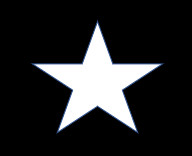
#> input picture lesson11/class_work/template.jpg, 192 x 156 px
$ jupyter execute class_work.ipynb
#> lines starting #> are read from the running program, lines starting #| are printed output that depends on the picture; after the words box and inside, x2 and y2 are one past the last pixel; in counts of white or black regions, pixels touching at a corner belong together
[cell 1]
import cv2


def get_contours_with_filter(image_path):
    """
    讀取影像，進行二值化並篩選出面積最大的輪廓。
    """
#> called with image_path = 'template.jpg'
    src = cv2.imread(image_path)
#> src is the input picture: shape (156, 192, 3); mean B, G, R 40.4, 39.4, 38.9
    if src is None:
        print(f"錯誤：無法讀取影像，請確認檔案路徑: {image_path}")
        return None, []

    src_gray = cv2.cvtColor(src, cv2.COLOR_BGR2GRAY)
    _, dst_binary = cv2.threshold(src_gray, 127, 255, cv2.THRESH_BINARY + cv2.THRESH_OTSU)
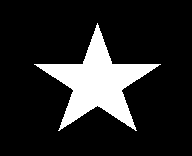
#> dst_binary: shape (156, 192); 15.3% white; 1 white region

    # 找到所有輪廓
    contours, _ = cv2.findContours(dst_binary, cv2.RETR_LIST, cv2.CHAIN_APPROX_SIMPLE)
#> contours = 1 contour; box (x1, y1, x2, y2) and area: (34, 23, 161, 131) 4362

    if not contours:
        print(f"在 {image_path} 中沒有找到任何輪廓。")
        return src, []

    # 找到面積最大的輪廓
    max_area_contour = max(contours, key=cv2.contourArea)
#> max_area_contour = contour of 230 points, box (x1, y1, x2, y2) (34, 23, 161, 131), area 4362

    # 這裡只回傳面積最大的輪廓，作為比對的唯一參考
    return src, [max_area_contour]


# 載入並處理模板影像
template_path = "template.jpg"
template_img, template_contours = get_contours_with_filter(template_path)
#> template_contours has the same summary as contours in get_contours_with_filter

# 載入並處理待比對影像
exercise_path = "exercise2.jpg"
exercise_img, exercise_contours = get_contours_with_filter(exercise_path)
#> call 2 of get_contours_with_filter, with image_path = 'exercise2.jpg'
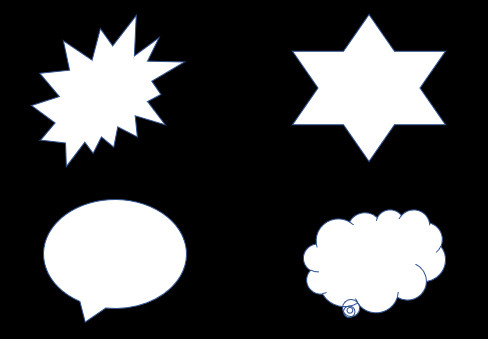
#> input picture lesson11/class_work/exercise2.jpg, 488 x 339 px
#> in get_contours_with_filter, src is the input picture: shape (339, 488, 3); mean B, G, R 69.3, 68.5, 68
#> in get_contours_with_filter (call 2), `src_gray = cv2.cvtColor(src, cv2.COLOR_BGR2GRAY)`:
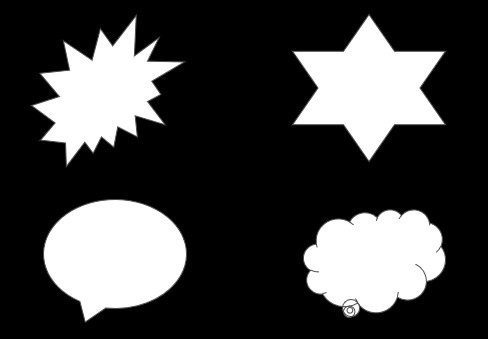
#> src_gray: shape (339, 488); min 0, max 255, mean 68.4
#> in get_contours_with_filter (call 2), `_, dst_binary = cv2.threshold(src_gray, 127, 255, cv2.THRESH_BINARY + ..`:
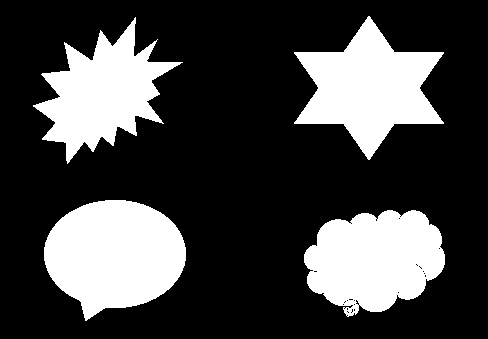
#> dst_binary: shape (339, 488); 26.6% white; 4 white regions
#> in get_contours_with_filter (call 2), `contours, _ = cv2.findContours(dst_binary, cv2.RETR_LIST, cv2.CHAIN_AP..`: contours = 35 contours, 31 with area under 20; largest, box (x1, y1, x2, y2) and area: (44, 200, 186, 321) 12127, (304, 210, 445, 317) 10749, (294, 16, 444, 160) 10729, (33, 17, 183, 164) 9484
#> in get_contours_with_filter (call 2), `max_area_contour = max(contours, key=cv2.contourArea)`: max_area_contour = contour of 191 points, box (x1, y1, x2, y2) (44, 200, 186, 321), area 12127
#> exercise_contours = 1 contour; box (x1, y1, x2, y2) and area: (44, 200, 186, 321) 12127


if template_img is None or exercise_img is None:
    # 處理影像載入失敗的情況
    exit()

# 如果模板沒有輪廓，直接結束
if not template_contours:
    print("模板影像沒有找到有效的輪廓。")
    cv2.waitKey(0)
    cv2.destroyAllWindows()
    exit()

# 使用模板中面積最大的輪廓作為比對基準
template_contour = template_contours[0]
#> template_contour = contour of 230 points, box (x1, y1, x2, y2) (34, 23, 161, 131), area 4362

# 在待比對影像上標示所有找到的輪廓編號
font = cv2.FONT_HERSHEY_SIMPLEX
n = len(exercise_contours)
#> n = 1
for i in range(n):
    # 獲取輪廓的質心或第一個點來標註文字
    if len(exercise_contours[i]) > 0:
        cv2.putText(exercise_img, str(i), exercise_contours[i][0][0], font, 1, (0, 0, 255), 2)
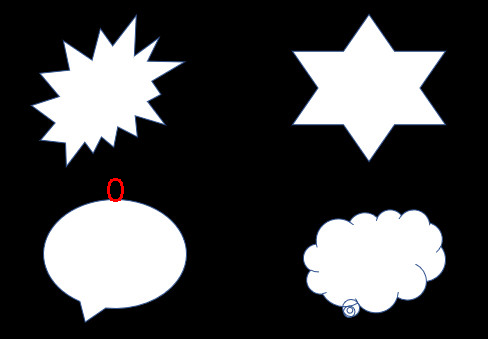
#> exercise_img: shape (339, 488, 3); 0.1% of pixels changed, all inside (x1, y1, x2, y2) = (107, 178, 124, 202)


# --------------------- 輪廓匹配 ---------------------
# 設定相似度閾值，值越小代表越相似
match_threshold = 0.3
matched_count = 0

print("正在進行輪廓比對...")
for i in range(n):
    match = cv2.matchShapes(template_contour, exercise_contours[i], 1, 0.0)
    print(f"輪廓 {i} 相比對結果為 = {match:.4f}")

    if match < match_threshold:
        # 繪製符合條件的輪廓，使用綠色填充
        cv2.drawContours(exercise_img, exercise_contours, i, (0, 255, 0), -1)
        matched_count += 1
        print(f"✅ 輪廓 {i} 符合圖樣！")
#> this loop made 1 pass
#> match on pass 1: 0.278
#> (printed output is left out)
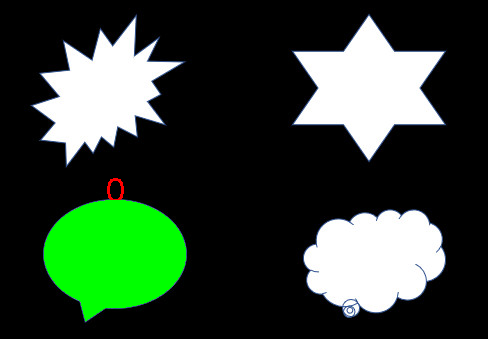
#> exercise_img: shape (339, 488, 3); 7.44% of pixels changed, all inside (x1, y1, x2, y2) = (44, 200, 186, 321)
#> after the loop, matched_count = 1

if matched_count == 0:
    print("\n沒有找到符合圖樣的輪廓。")
else:
    print(f"\n找到 {matched_count} 個符合圖樣的輪廓。")
#| 找到 1 個符合圖樣的輪廓。


# 顯示結果
cv2.imshow("Template", template_img)
cv2.imshow("Result", exercise_img)
cv2.waitKey(0)
cv2.destroyAllWindows()

[cell 2]
import cv2
import numpy as np

def get_contours_from_image(image_path):
    """
    讀取影像，進行二值化並找出所有輪廓。
    """
#> called with image_path = 'template.jpg'
    src = cv2.imread(image_path)
    if src is None:
        print(f"錯誤：無法讀取影像，請確認檔案路徑: {image_path}")
        return None, []

    src_gray = cv2.cvtColor(src, cv2.COLOR_BGR2GRAY)
    _, dst_binary = cv2.threshold(src_gray, 127, 255, cv2.THRESH_BINARY + cv2.THRESH_OTSU)

    # 找到所有輪廓
    contours, _ = cv2.findContours(dst_binary, cv2.RETR_LIST, cv2.CHAIN_APPROX_SIMPLE)
#> contours = 1 contour; box (x1, y1, x2, y2) and area: (34, 23, 161, 131) 4362

    if not contours:
        print(f"在 {image_path} 中沒有找到任何輪廓。")
        return src, []

    return src, contours

# 載入並處理模板影像
template_path = "template.jpg"
template_img, template_contours = get_contours_from_image(template_path)

# 載入並處理待比對影像
exercise_path = "exercise2.jpg"
exercise_img, exercise_contours = get_contours_from_image(exercise_path)
#> in get_contours_from_image (call 2), `contours, _ = cv2.findContours(dst_binary, cv2.RETR_LIST, cv2.CHAIN_AP..`: contours = 35 contours, 31 with area under 20; largest, box (x1, y1, x2, y2) and area: (44, 200, 186, 321) 12127, (304, 210, 445, 317) 10749, (294, 16, 444, 160) 10729, (33, 17, 183, 164) 9484
#> exercise_contours has the same summary as contours in get_contours_from_image


if template_img is None or exercise_img is None:
    # 處理影像載入失敗的情況
    cv2.waitKey(0)
    cv2.destroyAllWindows()
    exit()

# 如果模板或待比對影像沒有輪廓，則結束程式
if not template_contours or not exercise_contours:
    print("至少有一張影像沒有找到有效的輪廓。")
    cv2.imshow("Template", template_img)
    cv2.imshow("Exercise", exercise_img)
    cv2.waitKey(0)
    cv2.destroyAllWindows()
    exit()

# 使用模板中面積最大的輪廓作為比對基準
template_contour = max(template_contours, key=cv2.contourArea)


# 在待比對影像上標示所有找到的輪廓編號
font = cv2.FONT_HERSHEY_SIMPLEX
#> font = 0
n = len(exercise_contours)
#> n = 35
for i in range(n):
    if len(exercise_contours[i]) > 0:
        x, y, w, h = cv2.boundingRect(exercise_contours[i])
        cv2.putText(exercise_img, str(i), (x, y - 10), font, 0.8, (0, 0, 255), 2)
#> this loop made 35 passes
#> (x, y, w, h) on passes 1 to 8: (346, 314, 3, 3), (350, 311, 3, 3), (347, 311, 3, 3), (346, 310, 3, 3), (353, 308, 3, 4), (351, 308, 3, 5), (346, 307, 3, 4), (343, 307, 3, 3)
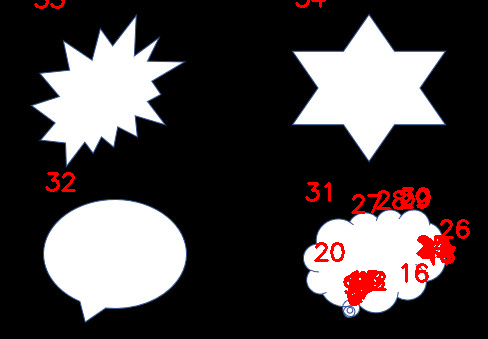
#> exercise_img: shape (339, 488, 3); 2.51% of pixels changed, all inside (x1, y1, x2, y2) = (34, 0, 470, 306)


# --------------------- 輪廓匹配 ---------------------
# 設定相似度閾值，值越小代表越相似
match_threshold = 0.3
matched_count = 0
result_img = exercise_img.copy()

print("正在進行輪廓比對...")
for i in range(n):
    # 確保輪廓有足夠的點進行比對
    if len(exercise_contours[i]) < 5:
        continue

    match = cv2.matchShapes(template_contour, exercise_contours[i], 1, 0.0)
    print(f"輪廓 {i} 相比對結果為 = {match:.4f}")

    if match < match_threshold:
        # 繪製符合條件的輪廓，使用綠色線條
        cv2.drawContours(result_img, exercise_contours, i, (0, 255, 0), 2)
        matched_count += 1
        print(f"✅ 輪廓 {i} 符合圖樣！")
#> this loop made 35 passes
#> match on passes 5, 6, 7, 13, 16, 18, 21, 29: 0.277, 0.318, 0.277, 0.261, 0.295, 0.277, 0.318, 0.277
#> (printed output is left out)
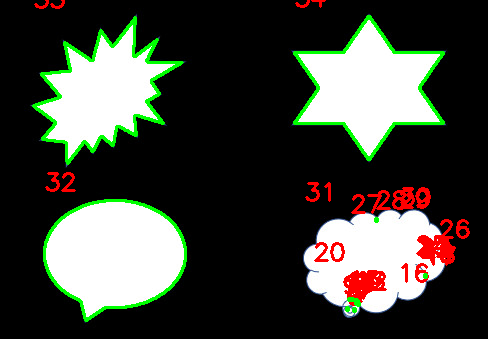
#> result_img: shape (339, 488, 3); 3.53% of pixels changed, all inside (x1, y1, x2, y2) = (32, 15, 445, 322)
#> after the loop, matched_count = 9


print(f"\n找到 {matched_count} 個符合圖樣的輪廓。")
#| 找到 9 個符合圖樣的輪廓。


# 顯示結果
cv2.imshow("Template", template_img)
cv2.imshow("Result", result_img)
cv2.waitKey(0)
cv2.destroyAllWindows()

[cell 3]
import cv2
import numpy as np

def get_contours_from_image(image_path):
    """
    讀取影像，進行二值化並找出所有輪廓。
    """
#> called with image_path = 'template.jpg'
    src = cv2.imread(image_path)
    if src is None:
        print(f"錯誤：無法讀取影像，請確認檔案路徑: {image_path}")
        return None, []

    src_gray = cv2.cvtColor(src, cv2.COLOR_BGR2GRAY)
    _, dst_binary = cv2.threshold(src_gray, 127, 255, cv2.THRESH_BINARY + cv2.THRESH_OTSU)

    # 找到所有輪廓
    contours, _ = cv2.findContours(dst_binary, cv2.RETR_LIST, cv2.CHAIN_APPROX_SIMPLE)
#> contours = 1 contour; box (x1, y1, x2, y2) and area: (34, 23, 161, 131) 4362

    if not contours:
        print(f"在 {image_path} 中沒有找到任何輪廓。")
        return src, []

    return src, contours

# 載入並處理模板影像
template_path = "template.jpg"
template_img, template_contours = get_contours_from_image(template_path)

# 載入並處理待比對影像
exercise_path = "exercise2.jpg"
exercise_img, exercise_contours = get_contours_from_image(exercise_path)
#> in get_contours_from_image (call 2), `contours, _ = cv2.findContours(dst_binary, cv2.RETR_LIST, cv2.CHAIN_AP..`: contours = 35 contours, 31 with area under 20; largest, box (x1, y1, x2, y2) and area: (44, 200, 186, 321) 12127, (304, 210, 445, 317) 10749, (294, 16, 444, 160) 10729, (33, 17, 183, 164) 9484


if template_img is None or exercise_img is None:
    cv2.waitKey(0)
    cv2.destroyAllWindows()
    exit()

if not template_contours or not exercise_contours:
    print("至少有一張影像沒有找到有效的輪廓。")
    cv2.imshow("Template", template_img)
    cv2.imshow("Exercise", exercise_img)
    cv2.waitKey(0)
    cv2.destroyAllWindows()
    exit()


# 使用模板中面積最大的輪廓作為比對基準
template_contour = max(template_contours, key=cv2.contourArea)
template_area = cv2.contourArea(template_contour)
#> template_area = 4362


# 在待比對影像上標示所有找到的輪廓編號
font = cv2.FONT_HERSHEY_SIMPLEX
n = len(exercise_contours)
for i in range(n):
    if len(exercise_contours[i]) > 0:
        x, y, w, h = cv2.boundingRect(exercise_contours[i])
        cv2.putText(exercise_img, str(i), (x, y - 10), font, 0.8, (0, 0, 255), 2)


# --------------------- 整合面積與形狀比對 ---------------------
# 設定相似度閾值，值越小代表越相似
match_threshold = 0.3
# 設定面積差異閾值（百分比），例如 0.5 代表允許面積差異在 50% 以內
area_threshold_factor = 0.5

matched_count = 0
result_img = exercise_img.copy()

print("正在進行輪廓比對...")
for i in range(n):
    # 確保輪廓有足夠的點進行比對
    if len(exercise_contours[i]) < 5:
        continue

    current_contour = exercise_contours[i]
    current_area = cv2.contourArea(current_contour)

    # 1. 進行面積篩選：檢查當前輪廓的面積是否在可接受的範圍內
    # 這裡使用面積差異的絕對值來判斷
    area_diff = abs(current_area - template_area) / template_area

    # 2. 進行形狀比對：如果面積符合，才進行 shape 比對
    if area_diff < area_threshold_factor:
        match = cv2.matchShapes(template_contour, current_contour, 1, 0.0)
        print(f"輪廓 {i} 相比對結果為 = {match:.4f} (面積差異: {area_diff:.2f})")

        if match < match_threshold:
            # 繪製符合條件的輪廓，使用綠色線條
            cv2.drawContours(result_img, exercise_contours, i, (0, 255, 0), 2)
            matched_count += 1
            print(f"✅ 輪廓 {i} 符合圖樣！")
    else:
        print(f"輪廓 {i} 面積差異過大 (面積差異: {area_diff:.2f})，跳過比對。")
#> this loop made 35 passes
#> (current_area, area_diff) on passes 5, 6, 7, 13, 16, 18, 21, 29: (4, 0.999), (6, 0.999), (4, 0.999), (13.5, 0.997), (8, 0.998), (4, 0.999), (6, 0.999), (4, 0.999)
#> (printed output is left out)
#> after the loop, matched_count = 0


print(f"\n找到 {matched_count} 個符合圖樣的輪廓。")
#| 找到 0 個符合圖樣的輪廓。


# 顯示結果
cv2.imshow("Template", template_img)
cv2.imshow("Result", result_img)
cv2.waitKey(0)
cv2.destroyAllWindows()

[cell 4]
import cv2
import numpy as np


def get_contours_from_image(image_path):
    """
    讀取影像，進行二值化並找出所有輪廓。
    """
#> called with image_path = 'template.jpg'
    src = cv2.imread(image_path)
    if src is None:
        print(f"錯誤：無法讀取影像，請確認檔案路徑: {image_path}")
        return None, []

    src_gray = cv2.cvtColor(src, cv2.COLOR_BGR2GRAY)
    _, dst_binary = cv2.threshold(src_gray, 127, 255, cv2.THRESH_BINARY + cv2.THRESH_OTSU)

    # 這裡的 cv2.RETR_TREE 會回傳所有輪廓及其層次關係
    contours, hierarchy = cv2.findContours(dst_binary, cv2.RETR_TREE, cv2.CHAIN_APPROX_SIMPLE)
#> contours = 1 contour; box (x1, y1, x2, y2) and area: (34, 23, 161, 131) 4362

    if not contours:
        print(f"在 {image_path} 中沒有找到任何輪廓。")
        return src, [], None

    return src, contours, hierarchy[0]  # hierarchy 是三維陣列，我們只需要第一個維度


def get_top_level_contours(contours, hierarchy, min_area_threshold=1000):
    """
    篩選出頂層（沒有父輪廓）且面積大於閾值的輪廓。
    """
    top_level_contours = []

    for i, contour in enumerate(contours):
        # 檢查輪廓是否有父輪廓 (hierarchy[i][3] == -1 表示沒有父輪廓)
        if hierarchy[i][3] == -1:
            area = cv2.contourArea(contour)
            # 檢查面積是否大於閾值
            if area > min_area_threshold:
                top_level_contours.append(contour)

    return top_level_contours


# --------------------------------------------------------
# 載入並處理模板影像
template_path = "template.jpg"
template_img, all_template_contours, template_hierarchy = get_contours_from_image(template_path)
#> all_template_contours has the same summary as contours in get_contours_from_image; template_hierarchy = [[-1, -1, -1, -1]]

# 篩選出模板的主要輪廓
template_main_contours = get_top_level_contours(all_template_contours, template_hierarchy)
#> the loop in get_top_level_contours, `for i, contour in enumerate(contours):` made 1 pass
#> area on pass 1: 4362
#> after the loop in get_top_level_contours, `for i, contour in enumerate(contours):`: top_level_contours has the same summary as contours in get_contours_from_image
#> template_main_contours has the same summary as contours in get_contours_from_image


# 載入並處理待比對影像
exercise_path = "exercise2.jpg"
exercise_img, all_exercise_contours, exercise_hierarchy = get_contours_from_image(exercise_path)
#> in get_contours_from_image (call 2), `contours, hierarchy = cv2.findContours(dst_binary, cv2.RETR_TREE, cv2...`: contours = 35 contours, 31 with area under 20; largest, box (x1, y1, x2, y2) and area: (44, 200, 186, 321) 12127, (304, 210, 445, 317) 10749, (294, 16, 444, 160) 10729, (33, 17, 183, 164) 9484
#> all_exercise_contours has the same summary as contours in get_contours_from_image; exercise_hierarchy = 35 rows, first 6: [32, -1, 1, -1], [2, -1, -1, 0], [3, 1, -1, 0], [4, 2, -1, 0], [5, 3, -1, 0], [6, 4, -1, 0]

# 篩選出待比對影像中所有主要輪廓
exercise_main_contours = get_top_level_contours(all_exercise_contours, exercise_hierarchy)
#> the loop in get_top_level_contours (call 2), `for i, contour in enumerate(contours):` made 35 passes
#> area on passes 1, 33, 34, 35: 10749, 12127, 9484, 10729
#> after the loop in get_top_level_contours (call 2), `for i, contour in enumerate(contours):`: top_level_contours = 4 contours; box (x1, y1, x2, y2) and area: (44, 200, 186, 321) 12127, (304, 210, 445, 317) 10749, (294, 16, 444, 160) 10729, (33, 17, 183, 164) 9484
#> exercise_main_contours has the same summary as top_level_contours in get_top_level_contours


if template_img is None or exercise_img is None:
    cv2.waitKey(0)
    cv2.destroyAllWindows()
    exit()


# 確保模板有主要輪廓可以比對
if not template_main_contours:
    print("模板影像沒有找到有效的頂層輪廓。")
    cv2.imshow("Template", template_img)
    cv2.imshow("Exercise", exercise_img)
    cv2.waitKey(0)
    cv2.destroyAllWindows()
    exit()

# 使用模板中面積最大的頂層輪廓作為比對基準
template_contour = max(template_main_contours, key=cv2.contourArea)


# --------------------- 輪廓比對 ---------------------
# 設定形狀相似度閾值，值越小代表越相似
match_threshold = 0.3
matched_count = 0
result_img = exercise_img.copy()

print("正在進行輪廓比對...")
for i, contour in enumerate(exercise_main_contours):
    # 確保輪廓有足夠的點進行比對
    if len(contour) < 5:
        continue

    match = cv2.matchShapes(template_contour, contour, 1, 0.0)
    print(f"頂層輪廓 {i} 相比對結果為 = {match:.4f}")

    if match < match_threshold:
        # 繪製符合條件的輪廓，使用綠色線條
        cv2.drawContours(result_img, exercise_main_contours, i, (0, 255, 0), 2)
        matched_count += 1
        print(f"✅ 輪廓 {i} 符合圖樣！")
#> this loop made 4 passes
#> match on passes 1 to 4: 0.303, 0.278, 0.259, 0.194
#> (printed output is left out)
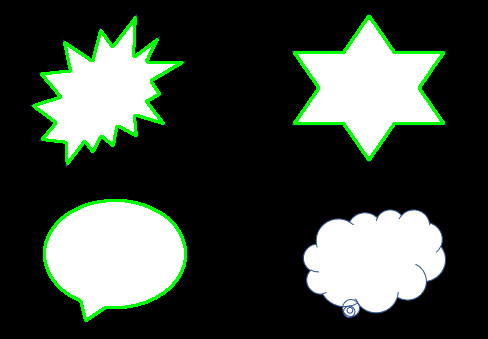
#> result_img: shape (339, 488, 3); 3.42% of pixels changed, all inside (x1, y1, x2, y2) = (32, 15, 445, 322)
#> after the loop, matched_count = 3


print(f"\n找到 {matched_count} 個符合圖樣的輪廓。")
#| 找到 3 個符合圖樣的輪廓。


# 顯示結果
cv2.imshow("Template", template_img)
cv2.imshow("Result", result_img)
cv2.waitKey(0)
cv2.destroyAllWindows()

[cell 5]
import cv2
import numpy as np


def get_contours_from_image(image_path):
    """
    讀取影像，進行二值化並找出所有輪廓。
    """
#> called with image_path = 'template.jpg'
    src = cv2.imread(image_path)
    if src is None:
        print(f"錯誤：無法讀取影像，請確認檔案路徑: {image_path}")
        return None, []

    src_gray = cv2.cvtColor(src, cv2.COLOR_BGR2GRAY)
    _, dst_binary = cv2.threshold(src_gray, 127, 255, cv2.THRESH_BINARY + cv2.THRESH_OTSU)

    contours, hierarchy = cv2.findContours(dst_binary, cv2.RETR_TREE, cv2.CHAIN_APPROX_SIMPLE)
#> contours = 1 contour; box (x1, y1, x2, y2) and area: (34, 23, 161, 131) 4362

    if not contours:
        print(f"在 {image_path} 中沒有找到任何輪廓。")
        return src, [], None

    return src, contours, hierarchy[0]


def get_filtered_contours(contours, hierarchy, min_area_threshold=1000):
    """
    篩選出頂層（沒有父輪廓）且面積大於閾值的輪廓。
    """
#> called with hierarchy = array of shape (1, 4), min_area_threshold = 1000
    filtered_contours = []

    for i, contour in enumerate(contours):
        if hierarchy[i][3] == -1:  # 檢查是否為頂層輪廓
            area = cv2.contourArea(contour)
            if area > min_area_threshold:
                filtered_contours.append(contour)
#> this loop made 1 pass
#> after the loop, filtered_contours has the same summary as contours in get_contours_from_image

    return filtered_contours


# 載入並處理模板影像
template_path = "template.jpg"
template_img, template_contours, template_hierarchy = get_contours_from_image(template_path)
template_main_contours = get_filtered_contours(template_contours, template_hierarchy)


# 載入並處理待比對影像
exercise_path = "exercise2.jpg"
exercise_img, exercise_contours, exercise_hierarchy = get_contours_from_image(exercise_path)
#> in get_contours_from_image (call 2), `contours, hierarchy = cv2.findContours(dst_binary, cv2.RETR_TREE, cv2...`: contours = 35 contours, 31 with area under 20; largest, box (x1, y1, x2, y2) and area: (44, 200, 186, 321) 12127, (304, 210, 445, 317) 10749, (294, 16, 444, 160) 10729, (33, 17, 183, 164) 9484
exercise_main_contours = get_filtered_contours(exercise_contours, exercise_hierarchy)
#> the loop in get_filtered_contours (call 2), `for i, contour in enumerate(contours):` made 35 passes
#> after the loop in get_filtered_contours (call 2), `for i, contour in enumerate(contours):`: filtered_contours has the same summary as top_level_contours in get_top_level_contours


if template_img is None or exercise_img is None:
    cv2.waitKey(0)
    cv2.destroyAllWindows()
    exit()

if not template_main_contours or not exercise_main_contours:
    print("至少有一張影像沒有找到有效的輪廓。")
    cv2.imshow("Template", template_img)
    cv2.imshow("Exercise", exercise_img)
    cv2.waitKey(0)
    cv2.destroyAllWindows()
    exit()


# 使用模板中面積最大的頂層輪廓作為比對基準
template_contour = max(template_main_contours, key=cv2.contourArea)


# --------------------- 輪廓比對：找出唯一最相似的輪廓 ---------------------
best_match_score = float('inf')  # 初始化為無限大
best_match_contour = None
best_match_index = -1
result_img = exercise_img.copy()

print("正在進行輪廓比對...")
for i, contour in enumerate(exercise_main_contours):
    if len(contour) < 5:
        continue

    match_score = cv2.matchShapes(template_contour, contour, 1, 0.0)
    print(f"輪廓 {i} 相比對結果為 = {match_score:.4f}")

    # 如果找到比目前最佳分數更低（更相似）的輪廓，就更新
    if match_score < best_match_score:
        best_match_score = match_score
        best_match_contour = contour
        best_match_index = i
#> this loop made 4 passes
#> (match_score, best_match_score) on passes 1 to 4: (0.303, 0.303), (0.278, 0.278), (0.259, 0.259), (0.194, 0.194)
#> (printed output is left out)
#> after the loop, best_match_contour = contour of 188 points, box (x1, y1, x2, y2) (294, 16, 444, 160), area 10729; best_match_index = 3; best_match_score = 0.194

# --------------------- 顯示結果 ---------------------
if best_match_contour is not None:
    # 繪製最佳匹配的輪廓，並使用綠色填充
    cv2.drawContours(result_img, [best_match_contour], -1, (0, 255, 0), -1)
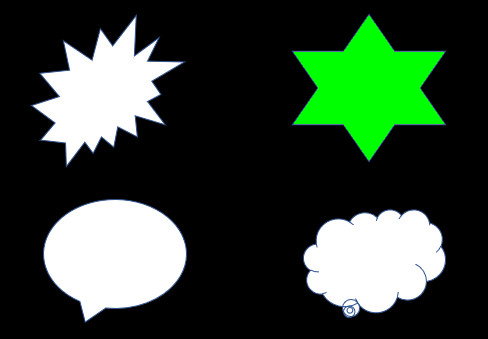
#> result_img: shape (339, 488, 3); 6.63% of pixels changed, all inside (x1, y1, x2, y2) = (294, 16, 444, 160)
    print(f"\n✅ 找到最相似的輪廓：輪廓 {best_match_index}，相似度分數為 {best_match_score:.4f}")
#| ✅ 找到最相似的輪廓：輪廓 3，相似度分數為 0.1945
else:
    print("\n沒有找到任何符合條件的輪廓。")


cv2.imshow("Template", template_img)
cv2.imshow("Result", result_img)
cv2.waitKey(0)
cv2.destroyAllWindows()
